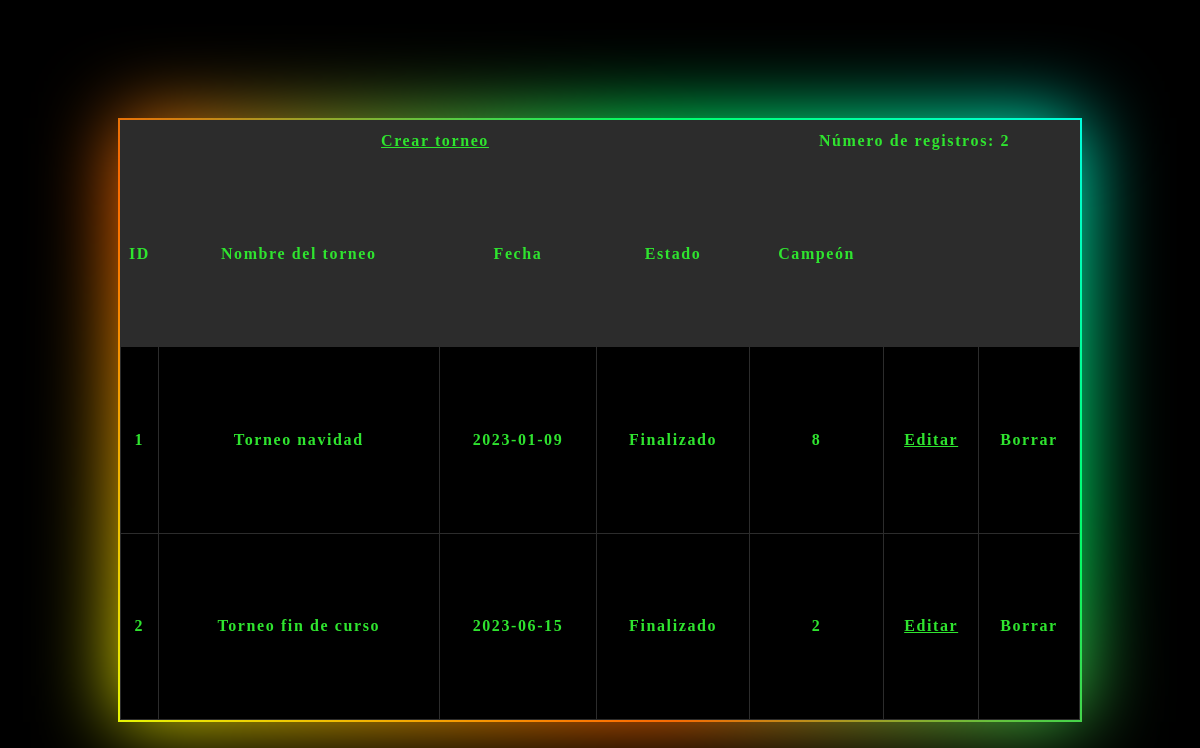
The app's page /U4/Ping_pong/vistas/torneosVista.php, older data.
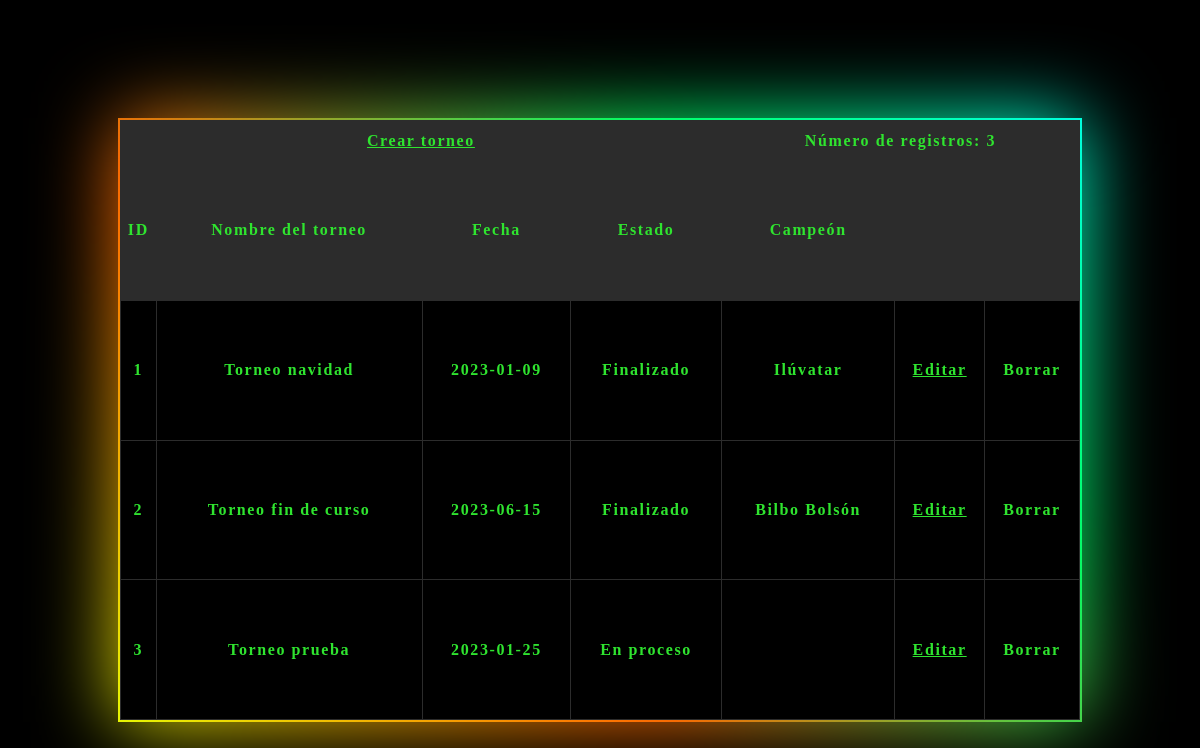
The same page, newer data.
### tables this page shows
CREATE TABLE T_Torneo (
    id_torneo INT PRIMARY KEY AUTO_INCREMENT,
    nombre VARCHAR(50) NOT NULL,
    fecha date,
    estado ENUM('Finalizado','En proceso'),
    num_jugadores INT DEFAULT 8,
    campeon varchar(50)
);

### U4/Ping_pong/accesoDatos/torneosAccesoDatos.php (called while the page is built, shortened)
<?php
class TorneoAccesoDatos {
    function obtener() {
        $conexion = mysqli_connect('localhost','root','12345');
        mysqli_select_db($conexion, 'torneos_pingPong');
        $consulta = mysqli_prepare($conexion, "SELECT
                                                    id_torneo, nombre, fecha, estado, campeon
                                                FROM
                                                    T_Torneo;");
        $consulta->execute();
        $result = $consulta->get_result();
        $torneos =  array();
        while ($myrow = $result->fetch_assoc()) {
            array_push($torneos, $myrow);
        }
        return $torneos;
    }
}
?>

### U4/Ping_pong/negocio/torneosReglasNegocio.php (called while the page is built, shortened)
<?php
require("../accesoDatos/torneosAccesoDatos.php");
class TorneoReglasNegocio {
    private $ID;
    private $NOMBRE;
    private $FECHA;
    private $ESTADO;
    private $CAMPEON;
    function init($id, $nombre, $fecha, $estado, $campeon) {
        $this->ID = $id;
        $this->NOMBRE = $nombre;
        $this->FECHA = $fecha;
        $this->ESTADO = $estado;
        $this->CAMPEON = $campeon;
    }
    function getID() {
        return $this->ID;
    }
    function getNOMBRE() {
        return $this->NOMBRE;
    }
    function getFECHA() {
        return $this->FECHA;
    }
    function getESTADO(){
        return $this->ESTADO;
    }
    function getCAMPEON(){
        return $this->CAMPEON;
    }
    function obtener() {
        $torneosDAL = new TorneoAccesoDatos();
        $results = $torneosDAL->obtener();
        $listaTorneos =  array();
        foreach ($results as $torneo) {
            $oTorneosReglasNegocio = new TorneoReglasNegocio();
            $oTorneosReglasNegocio->init($torneo['id_torneo'], $torneo['nombre'], $torneo['fecha'], $torneo['estado'], $torneo['campeon']);
            array_push($listaTorneos,$oTorneosReglasNegocio);
        }
        return $listaTorneos;
    }
}
?>

### U4/Ping_pong/vistas/torneosVista.php (the view, shortened to what this page needs)
<!doctype html>
<html>
<head>
    <link rel='stylesheet' href='../css/torneosVista.css'>
</head>
<body>
    <?php
    require('../negocio/torneosReglasNegocio.php');
    $torneosBL = new TorneoReglasNegocio();
    $datosTorneos = $torneosBL->obtener();
    echo "<div class='bloque brillo'>
        <table>";
        echo"<tr class='crear'>
            <th colspan='4'>
                <a href='gestionTorneosVista.php?modo=creacion'>Crear torneo</a>
            </th>
            <th colspan='3'>
                <p>Número de registros: ".count($datosTorneos)."</p>
            </th>
            </tr>
            <tr class='identificador'>
                <th>ID</th>
                <th>Nombre del torneo</th>
                <th>Fecha</th>
                <th>Estado</th>
                <th>Campeón</th>
                <th></th>
                <th></th>
            </tr>";
    foreach ($datosTorneos as $torneos){
        echo "<tr>";
        echo "<th>".$torneos->getID()."</th>";
        echo "<th>".$torneos->getNOMBRE()."</th>";
        echo "<th>".$torneos->getFECHA()."</th>";
        echo "<th>".$torneos->getESTADO()."</th>";
        echo "<th>".$torneos->getCAMPEON()."</th>";
        echo "<th><a href='gestionTorneosVista.php?modo=edicion&id=".$torneos->getID()."'>Editar</a></th>";
        echo "<th>Borrar</th>";
        echo "</tr>";
    }
    echo "</table>
        </div>";
    ?>
</body>
</html>

### U4/Ping_pong/css/torneosVista.css (style rules this page uses)
* { margin: 0px; padding: 0px; }
body { background-color: black; }
.bloque { position: relative; margin: 10% auto 0; width: 80%; height: 600px; background: black; }
.brillo::before, .brillo::after { content: ''; position: absolute; left: -2px; top: -2px; background: linear-gradient(45deg, #e6fb04,#ff6600,#00ff66,#00ffff,#ff00ff,#ff0099,#6e0dd0,#ff3300,#099fff); background-size: 400%; width: calc(100% + 4px); height: calc(100% + 4px); z-index: -1; animation: brilloAnimacion 20s linear infinite; }
.brillo::after { filter: blur(40px); }
table, th, td { border: 1px solid rgb(44,44,44); border-collapse: collapse; color: hsl(120, 77%, 54%); letter-spacing: 0.1em; }
table { width: 100%; height: 100%; }
.identificador { background-color: rgb(44,44,44); }
.crear { height: 40px; background-color: rgb(44,44,44); }
a { color: hsl(120, 77%, 54%); }

Row changes from the older to the newer data that the page shows:
changed t_torneo "Torneo navidad": campeon "8" → "Ilúvatar"
changed t_torneo "Torneo fin de curso": campeon "2" → "Bilbo Bolsón"
added t_torneo: id_torneo "3", nombre "Torneo prueba", fecha "2023-01-25", estado "En proceso"
Text that changed along with them:
count($datosTorneos): "2" → "3"
